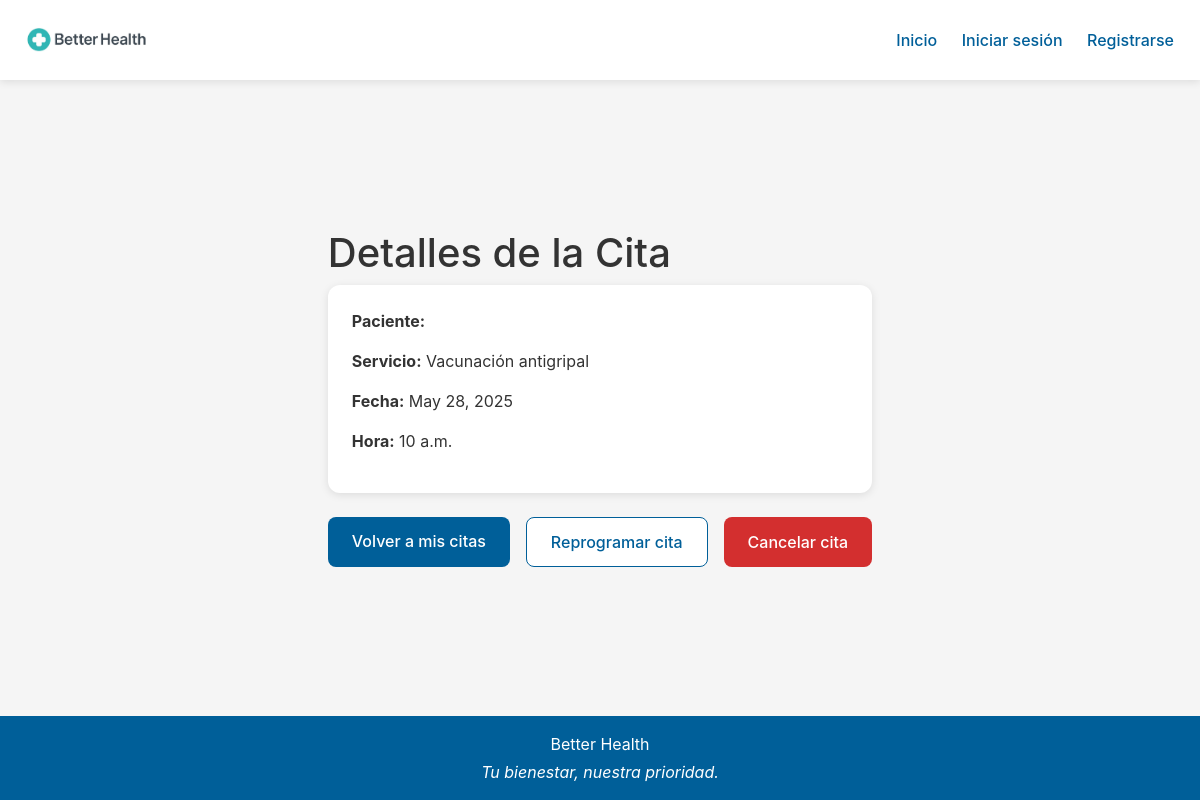
The app's page /cita/1/ with its own data.
### betterhealth/models.py (models this page shows, shortened)
class Cita(models.Model):
    usuario = models.ForeignKey(User, on_delete=models.CASCADE)
    servicio = models.ForeignKey(Service, on_delete=models.CASCADE)
    fecha = models.DateField()
    hora = models.TimeField()
    importe = models.DecimalField(max_digits=10, decimal_places=2, default=0.00)
    estado = models.CharField(max_length=20, choices=[('pagado', 'Pagado'),('confirmado', 'Confirmado'),('pendiente', 'Pendiente'),('cancelada', 'Cancelada')],default='pendiente')
    autorizado_mutua = models.BooleanField(default=False)
    numero_autorizacion = models.CharField(max_length=100, blank=True, null=True)

class Service(models.Model):
    name = models.CharField(max_length=255, unique=True)
    description = models.TextField()
    service_type = models.CharField(max_length=100)
    price = models.DecimalField(max_digits=6, decimal_places=2)
    included_in_mutual = models.BooleanField()
    duration_minutes = models.IntegerField()
    requires_mutual_authorization = models.BooleanField()
    def __str__(self):
        return self.name

### betterhealth/views.py (the view)
# urls.py: path('cita/<int:cita_id>/', views.detalle_cita, name='detalle_cita'),
def detalle_cita(request, cita_id):
    cita = get_object_or_404(Cita, id=cita_id)
    return render(request, 'patient/detalle_cita.html', {'cita': cita})

### betterhealth/templates/patient/detalle_cita.html (shortened to what this page needs)
{% extends 'patient/base.html' %}
{% block content %}
<div class="appointment-detail">
    <h1>Detalles de la Cita</h1>
    <div class="detail-card">
        <div class="patient-info">
            <p><strong>Paciente:</strong>
            </p>
        </div>
        <p><strong>Servicio:</strong> {{ cita.servicio }}</p>
        <p><strong>Fecha:</strong> {{ cita.fecha }}</p>
        <p><strong>Hora:</strong> {{ cita.hora }}</p>
    </div>
    <div class="appointment-actions">
        <a href="{% url 'mis_citas' %}" class="button primary">Volver a mis citas</a>
        <button id="reschedule-button" class="button secondary">Reprogramar cita</button>
        <button id="cancel-button" class="button danger">Cancelar cita</button>
    </div>
</div>
{% endblock %}

### betterhealth/static/css/style.css (style rules this page uses)
:root { --primary: #005F99; --success: #4CAF50; --gray-light: #F5F5F5; --gray-dark: #333333; --error: #D32F2F; --white: #ffffff; --light-blue: #EBF5FF; --primary-dark: #2980b9; --primary-rgb: 52, 152, 219; }
body { margin: 0; font-family: 'Inter', 'Open Sans', 'Segoe UI', sans-serif; background: var(--gray-light); color: var(--gray-dark); min-height: 100vh; display: flex; flex-direction: column; }
.button { display: inline-block; padding: 12px 24px; border: none; border-radius: 8px; color: var(--white); font-weight: 500; cursor: pointer; transition: background-color 0.2s ease; text-align: center; text-decoration: none; font-size: 16px; }
.button.primary { background-color: var(--primary); color: white; width: auto; }
.button.secondary { background-color: var(--white); color: var(--primary); border: 1px solid var(--primary); }
.button.danger { background-color: var(--error); color: var(--white); }
.appointment-actions { display: flex; gap: 16px; margin-top: 24px; }
.detail-card { background-color: var(--white); border-radius: 12px; padding: 24px; box-shadow: 0 2px 8px rgba(0, 0, 0, 0.1); margin-bottom: 24px; }

### records on screen
Cita: servicio "Vacunación antigripal", fecha "May 28, 2025", hora "10 a.m."
